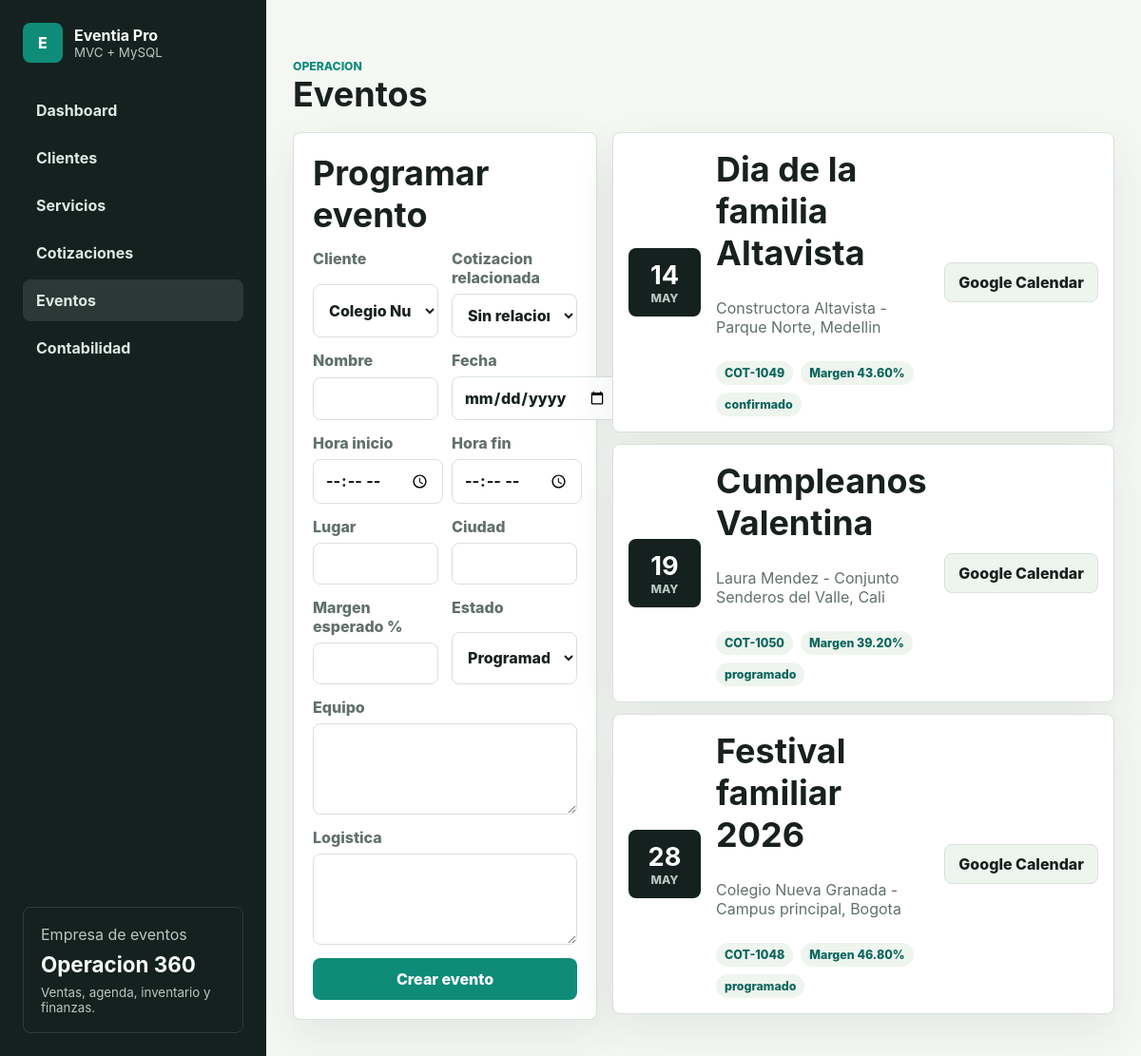
/eventos, run on the app's committed database.
### tables this page shows
CREATE TABLE events (
    id BIGINT UNSIGNED AUTO_INCREMENT PRIMARY KEY,
    client_id BIGINT UNSIGNED NOT NULL,
    quote_id BIGINT UNSIGNED NULL,
    name VARCHAR(180) NOT NULL,
    event_date DATE NOT NULL,
    start_time TIME NULL,
    end_time TIME NULL,
    venue VARCHAR(180) NULL,
    city VARCHAR(90) NULL,
    team_notes TEXT NULL,
    logistics_notes TEXT NULL,
    status ENUM('programado', 'confirmado', 'en_ejecucion', 'finalizado', 'cancelado') NOT NULL DEFAULT 'programado',
    expected_margin DECIMAL(5,2) NOT NULL DEFAULT 0,
    created_at TIMESTAMP DEFAULT CURRENT_TIMESTAMP,
    updated_at TIMESTAMP DEFAULT CURRENT_TIMESTAMP ON UPDATE CURRENT_TIMESTAMP,
    CONSTRAINT events_client_fk FOREIGN KEY (client_id) REFERENCES clients(id),
    CONSTRAINT events_quote_fk FOREIGN KEY (quote_id) REFERENCES quotes(id) ON DELETE SET NULL
);

CREATE TABLE clients (
    id BIGINT UNSIGNED AUTO_INCREMENT PRIMARY KEY,
    name VARCHAR(180) NOT NULL,
    document_type VARCHAR(20) NOT NULL DEFAULT 'NIT',
    document_number VARCHAR(40) NOT NULL,
    contact_name VARCHAR(120) NULL,
    phone VARCHAR(60) NULL,
    email VARCHAR(160) NULL,
    city VARCHAR(90) NULL,
    address VARCHAR(180) NULL,
    segment VARCHAR(80) NOT NULL DEFAULT 'Empresa',
    status VARCHAR(40) NOT NULL DEFAULT 'prospecto',
    notes TEXT NULL,
    created_at TIMESTAMP DEFAULT CURRENT_TIMESTAMP,
    updated_at TIMESTAMP DEFAULT CURRENT_TIMESTAMP ON UPDATE CURRENT_TIMESTAMP,
    UNIQUE KEY clients_document_unique (document_type, document_number)
);

CREATE TABLE quotes (
    id BIGINT UNSIGNED AUTO_INCREMENT PRIMARY KEY,
    client_id BIGINT UNSIGNED NOT NULL,
    code VARCHAR(40) NOT NULL,
    event_name VARCHAR(180) NOT NULL,
    event_date DATE NULL,
    subtotal DECIMAL(14,2) NOT NULL DEFAULT 0,
    tax DECIMAL(14,2) NOT NULL DEFAULT 0,
    discount DECIMAL(14,2) NOT NULL DEFAULT 0,
    total DECIMAL(14,2) NOT NULL DEFAULT 0,
    status ENUM('borrador', 'enviada', 'negociacion', 'aprobada', 'perdida') NOT NULL DEFAULT 'borrador',
    probability TINYINT UNSIGNED NOT NULL DEFAULT 50,
    valid_until DATE NULL,
    notes TEXT NULL,
    created_at TIMESTAMP DEFAULT CURRENT_TIMESTAMP,
    updated_at TIMESTAMP DEFAULT CURRENT_TIMESTAMP ON UPDATE CURRENT_TIMESTAMP,
    UNIQUE KEY quotes_code_unique (code),
    CONSTRAINT quotes_client_fk FOREIGN KEY (client_id) REFERENCES clients(id)
);

### app/Core/Controller.php (called while the page is built, shortened)
<?php
abstract class Controller
{
    protected function view(string $view, array $data = []): void
    {
        require BASE_PATH . '/app/Views/layouts/main.php';
    }
}

### app/Controllers/EventController.php (called while the page is built, shortened)
<?php
final class EventController extends Controller
{
    public function index(): void
    {
        $this->view('events/index', [
            'title' => 'Eventos',
            'events' => (new Event())->upcoming(),
            'clients' => (new Client())->all('name ASC'),
            'quotes' => (new Quote())->withClients(),
        ]);
    }
}

### app/Core/Router.php (called while the page is built, shortened)
<?php
final class Router
{
    private array $routes = [];
    public function get(string $path, string $action): void
    {
        $this->routes['GET'][$path] = $action;
    }
    public function post(string $path, string $action): void
    {
        $this->routes['POST'][$path] = $action;
    }
    public function dispatch(string $method, string $path): void
    {
        $path = rtrim($path, '/') ?: '/';
        $action = $this->routes[$method][$path] ?? null;
        [$controller, $methodName] = explode('@', $action);
        try {
            (new $controllerClass())->{$methodName}();
        } catch (Throwable $throwable) {
            http_response_code(500);
            $errorMessage = $throwable->getMessage();
            $viewPath = BASE_PATH . '/app/Views/errors/500.php';
            require BASE_PATH . '/app/Views/layouts/main.php';
        }
    }
}

### index.php (called while the page is built, shortened)
<?php
spl_autoload_register(static function (string $class): void {
    $prefix = 'App\\';
    $relativeClass = substr($class, strlen($prefix));
    $file = BASE_PATH . '/app/' . str_replace('\\', '/', $relativeClass) . '.php';
});
require BASE_PATH . '/app/Core/helpers.php';
$router = new Router();
$router->get('/', 'DashboardController@index');
$router->get('/clientes', 'ClientController@index');
$router->post('/clientes', 'ClientController@store');
$router->get('/servicios', 'ServiceController@index');
$router->post('/servicios', 'ServiceController@store');
$router->get('/cotizaciones', 'QuoteController@index');
$router->post('/cotizaciones', 'QuoteController@store');
$router->get('/eventos', 'EventController@index');
$router->post('/eventos', 'EventController@store');
$router->get('/contabilidad', 'AccountingController@index');
$router->post('/contabilidad', 'AccountingController@store');
$router->dispatch($_SERVER['REQUEST_METHOD'], parse_url($_SERVER['REQUEST_URI'], PHP_URL_PATH) ?: '/');

### app/Core/Database.php (called while the page is built, shortened)
<?php
final class Database
{
    private static ?PDO $connection = null;
    public static function connection(): PDO
    {
        if (self::$connection instanceof PDO) {
            return self::$connection;
        }
        $config = require BASE_PATH . '/config/database.php';
        $dsn = sprintf(
            'mysql:host=%s;port=%s;dbname=%s;charset=%s',
            $config['host'],
            $config['port'],
            $config['database'],
            $config['charset']
        );
        try {
            self::$connection = new PDO($dsn, $config['username'], $config['password'], [
                PDO::ATTR_ERRMODE => PDO::ERRMODE_EXCEPTION,
                PDO::ATTR_DEFAULT_FETCH_MODE => PDO::FETCH_ASSOC,
                PDO::ATTR_EMULATE_PREPARES => false,
            ]);
        } catch (PDOException $exception) {
            throw new PDOException('No fue posible conectar con MySQL. Revisa config/database.php y que la base exista. Detalle: ' . $exception->getMessage());
        }
        return self::$connection;
    }
}

### app/Core/Model.php (called while the page is built, shortened)
<?php
abstract class Model
{
    protected string $table;
    protected function db(): PDO
    {
        return Database::connection();
    }
    public function all(string $orderBy = 'created_at DESC'): array
    {
        $statement = $this->db()->query("SELECT * FROM {$this->table} ORDER BY {$orderBy}");
        return $statement->fetchAll();
    }
}

### app/Core/helpers.php (called while the page is built, shortened)
<?php
function e(string|int|float|null $value): string
{
    return htmlspecialchars((string) $value, ENT_QUOTES, 'UTF-8');
}

### config/database.php (called while the page is built, shortened)
<?php
return [
    'host' => getenv('DB_HOST') ?: '127.0.0.1',
    'port' => getenv('DB_PORT') ?: '3306',
    'database' => getenv('DB_DATABASE') ?: 'eventia_pro',
    'username' => getenv('DB_USERNAME') ?: 'root',
    'password' => getenv('DB_PASSWORD') ?: '',
    'charset' => 'utf8mb4',
];

### app/Models/Event.php (called while the page is built, shortened)
<?php
final class Event extends Model
{
    public function upcoming(): array
    {
        $statement = $this->db()->query(
            'SELECT events.*, clients.name AS client_name, quotes.code AS quote_code
             FROM events
             INNER JOIN clients ON clients.id = events.client_id
             LEFT JOIN quotes ON quotes.id = events.quote_id
             WHERE events.event_date >= CURDATE()
             ORDER BY events.event_date ASC, events.start_time ASC'
        );
        return $statement->fetchAll();
    }
}

### app/Views/events/index.php (the view, shortened to what this page needs)
<section class="section">
    <div class="section-heading">
        <div>
            <p class="eyebrow">Operacion</p>
            <h1>Eventos</h1>
        </div>
    </div>
    <div class="grid-two">
        <form class="panel form-grid" method="post" action="/eventos">
            <h2>Programar evento</h2>
            <label>Cliente
                <select name="client_id" required>
                    <?php foreach ($clients as $client): ?><option value="<?= e($client['id']) ?>"><?= e($client['name']) ?></option><?php endforeach; ?>
                </select>
            </label>
            <label>Cotizacion relacionada
                <select name="quote_id"><option value="">Sin relacionar</option></select>
            </label>
            <label>Nombre <input name="name" required></label>
            <label>Fecha <input name="event_date" type="date" required></label>
            <label>Hora inicio <input name="start_time" type="time"></label>
            <label>Hora fin <input name="end_time" type="time"></label>
            <label>Lugar <input name="venue"></label>
            <label>Ciudad <input name="city"></label>
            <label>Margen esperado % <input name="expected_margin" type="number" min="0" max="100" step="0.1"></label>
            <label>Estado
                <select name="status"><option value="programado">Programado</option><option value="confirmado">Confirmado</option><option value="en_ejecucion">En ejecucion</option><option value="finalizado">Finalizado</option></select>
            </label>
            <label class="span-2">Equipo <textarea name="team_notes"></textarea></label>
            <label class="span-2">Logistica <textarea name="logistics_notes"></textarea></label>
            <button class="primary-btn">Crear evento</button>
        </form>
        <div class="event-list">
            <?php foreach ($events as $event): ?>
                <?php
                $start = date('Ymd\THis', strtotime($event['event_date'] . ' ' . ($event['start_time'] ?: '08:00')));
                $end = date('Ymd\THis', strtotime($event['event_date'] . ' ' . ($event['end_time'] ?: '17:00')));
                $calendarUrl = 'https://calendar.google.com/calendar/render?action=TEMPLATE'
                    . '&text=' . rawurlencode($event['name'])
                    . '&dates=' . $start . '/' . $end
                    . '&details=' . rawurlencode('Cliente: ' . $event['client_name'] . "\nCotizacion: " . ($event['quote_code'] ?? 'Sin relacionar') . "\nEquipo: " . $event['team_notes'])
                    . '&location=' . rawurlencode($event['venue'] . ', ' . $event['city']);
                ?>
                <article class="event-row">
                    <div class="date-box"><strong><?= e(date('d', strtotime($event['event_date']))) ?></strong><span><?= e(strtoupper(date('M', strtotime($event['event_date'])))) ?></span></div>
                    <div class="event-main">
                        <h2><?= e($event['name']) ?></h2>
                        <p><?= e($event['client_name']) ?> - <?= e($event['venue']) ?>, <?= e($event['city']) ?></p>
                        <div class="event-tags"><span><?= e($event['quote_code'] ?? 'Sin cotizacion') ?></span><span>Margen <?= e($event['expected_margin']) ?>%</span><span><?= e($event['status']) ?></span></div>
                    </div>
                    <div class="event-actions">
                        <a class="secondary-btn" href="<?= e($calendarUrl) ?>" target="_blank" rel="noopener">Google Calendar</a>
                    </div>
                </article>
            <?php endforeach; ?>
        </div>
    </div>
</section>

### assets/styles.css (style rules this page uses)
:root { --bg: #f5f7f3; --surface: #ffffff; --surface-2: #eef4ee; --ink: #18211f; --muted: #62706d; --line: #d9e1dc; --accent: #0f8b7a; --accent-dark: #0b665c; --warning: #c77700; --danger: #b54040; --shadow: 0 18px 45px rgba(28, 45, 39, 0.08); }
* { box-sizing: border-box; }
html { scroll-behavior: smooth; }
body { margin: 0; background: var(--bg); color: var(--ink); font-family: Inter, system-ui, -apple-system, BlinkMacSystemFont, "Segoe UI", sans-serif; }
a { color: var(--accent-dark); font-weight: 800; }
button, input, select, textarea { font: inherit; }
.section h1 { margin: 0; font-size: clamp(1.7rem, 3vw, 2.6rem); }
.eyebrow { margin: 0; color: var(--accent); font-weight: 800; text-transform: uppercase; font-size: 0.76rem; }
.topbar-actions, .event-actions { display: flex; gap: 10px; align-items: center; flex-wrap: wrap; }
.primary-btn, .secondary-btn, .icon-btn { border: 0; border-radius: 8px; cursor: pointer; text-decoration: none; font-weight: 800; }
.primary-btn { padding: 12px 18px; background: var(--accent); color: #fff; }
.secondary-btn { padding: 10px 14px; background: var(--surface-2); color: var(--ink); border: 1px solid var(--line); }
.section { padding: 34px 0 10px; }
.section-heading, .panel-header, .quote-top, .service-meta, .service-card footer { display: flex; align-items: center; justify-content: space-between; gap: 16px; }
.section-heading { margin-bottom: 18px; }
.section h2, .panel h3, .service-card h3, .quote-card h3, .event-row h3 { margin: 0; }
.panel h2, .service-card h2, .quote-card h2, .event-row h2 { margin: 0; font-size: 1.05rem; }
.section h2 { font-size: clamp(1.45rem, 3vw, 2.3rem); }
.metric, .panel, .service-card, .quote-card, .event-row, .feature-grid article, .compliance-grid article { background: var(--surface); border: 1px solid var(--line); border-radius: 8px; box-shadow: var(--shadow); }
.metric span, .metric small, td small, .service-card p, .quote-card p, .event-row p, .feature-grid span, .compliance-grid p, .panel-header span, .ledger small { color: var(--muted); }
.grid-two { display: grid; grid-template-columns: minmax(320px, 0.62fr) minmax(0, 1.38fr); gap: 16px; align-items: start; }
.panel { padding: 20px; }
.search, .modal input, .modal select, .modal textarea, #periodFilter, .form-grid input, .form-grid select, .form-grid textarea { border: 1px solid var(--line); border-radius: 8px; padding: 11px 12px; background: #fff; color: var(--ink); width: 100%; }
.form-grid { display: grid; grid-template-columns: repeat(2, minmax(0, 1fr)); gap: 14px; }
.form-grid h2, .form-grid .span-2, .form-grid button { grid-column: 1 / -1; }
.form-grid label { display: grid; gap: 7px; color: var(--muted); font-weight: 800; }
.form-grid textarea { min-height: 96px; resize: vertical; }
.pill, .status, .event-tags span { display: inline-flex; width: fit-content; border-radius: 999px; padding: 5px 9px; background: var(--surface-2); color: var(--accent-dark); font-size: 0.78rem; font-weight: 800; }
.event-list { display: grid; gap: 12px; }
.event-row { padding: 16px; display: grid; grid-template-columns: 76px 1fr auto; gap: 16px; align-items: center; }
.date-box { background: #14211e; color: #fff; border-radius: 8px; height: 72px; display: grid; place-items: center; align-content: center; }
.date-box strong { font-size: 1.7rem; }
.date-box span { font-size: 0.76rem; color: #b7c8c2; font-weight: 800; }
.event-main { display: grid; gap: 10px; }
.event-tags { display: flex; gap: 8px; flex-wrap: wrap; }

### data on the page
events: event_date "14", event_date "MAY", name "Dia de la familia Altavista", client.name "Constructora Altavista", venue "Parque Norte", city "Medellin", quote.code "COT-1049", expected_margin "43.60", status "confirmado"
events: event_date "19", event_date "MAY", name "Cumpleanos Valentina", client.name "Laura Mendez", venue "Conjunto Senderos del Valle", city "Cali", quote.code "COT-1050", expected_margin "39.20", status "programado"
events: event_date "28", event_date "MAY", name "Festival familiar 2026", client.name "Colegio Nueva Granada", venue "Campus principal", city "Bogota", quote.code "COT-1048", expected_margin "46.80", status "programado"

### other printed values
form field client_id "Colegio Nueva Granada"
